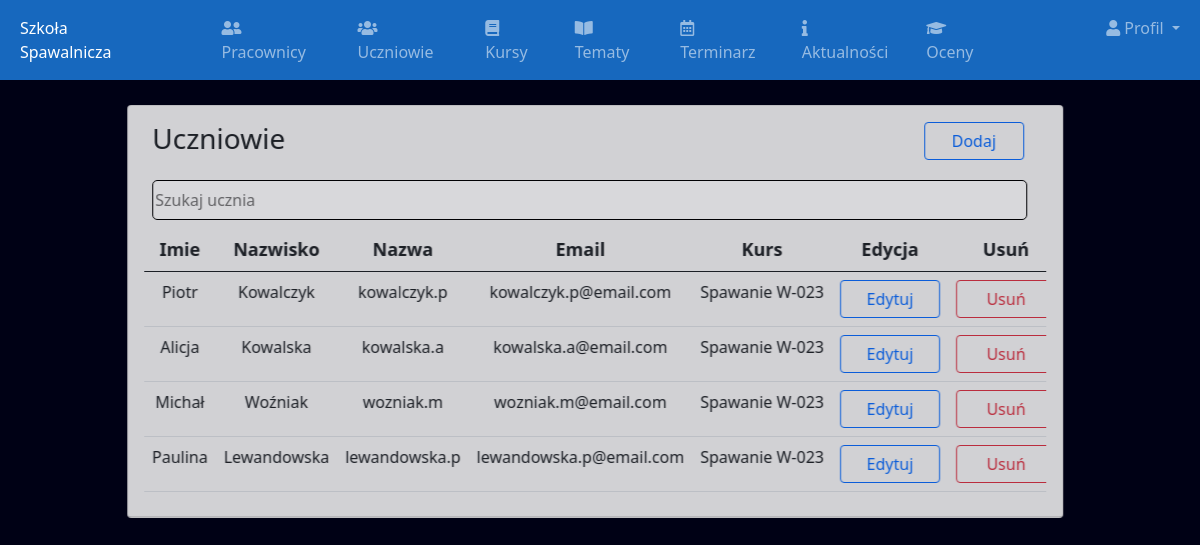
Screenshot of /adminmanagestudents/ (signed in) with the database file from the repository.
### school/models.py (models this page shows)
class Students(models.Model):
    id=models.AutoField(primary_key=True)
    admin=models.OneToOneField(CustomUser,on_delete=models.CASCADE)
    courseid=models.ForeignKey(Courses,on_delete=models.CASCADE)
    coursetimeid=models.ForeignKey(CourseTime, on_delete=models.CASCADE)
    created_at=models.DateTimeField(auto_now_add=True)
    updated_at=models.DateTimeField(auto_now_add=True)
    objects=models.Manager()

class CustomUser(AbstractUser):
    user_type_data=((1,"HOD"),(2,"Staff"),(3,"Student"))
    user_type=models.CharField(default=1, choices=user_type_data,max_length=10)

class Courses(models.Model):
    id=models.AutoField(primary_key=True)
    coursename=models.CharField(max_length=100)
    created_at=models.DateTimeField(auto_now_add=True)
    updated_at=models.DateTimeField(auto_now_add=True)
    objects=models.Manager()

### school/adminviews.py (the view)
# urls.py: path('adminmanagestudents/', adminviews.adminmanagestudents, name="adminmanagestudents"),
def adminmanagestudents(request):
    students=Students.objects.all()
    return render(request,"school/admin/adminmanagestudents.html",{"students":students})

### school/logincheck.py (called while the page is built, shortened)
    def process_view(self,request,view_func,view_args,view_kwargs):
        modulename=view_func.__module__
        user=request.user
        if user.is_authenticated:
            if user.user_type == "1":
                if modulename == "school.adminviews":
                    pass
                elif modulename == "school.views":
                    pass
                else:
                    return HttpResponseRedirect(reverse("adminhome"))
            else:
                modulename == "school.views"
        else:
            if request.path == reverse("loginpage") or request.path == reverse("signin") or modulename == "django.contrib.auth.views" or request.path == reverse("home") or request.path == reverse("contact"):
                pass
            else:
                return HttpResponseRedirect(reverse("loginpage"))

### school/templates/school/admin/adminmanagestudents.html (shortened to what this page needs)
{% extends 'admin/adminbase.html' %}
{% block content %}
<section class="content">
    <div class="container-fluid">
        <div class="row">
            <div class="col-12">
                <div class="card">
                    <div class="card-header">
                        <div class="row">
                            <div class="col-lg-10 text-jusify-left ms-2 my-2">
                                <h3 class="card-title">Uczniowie</h3>
                            </div>
                            <div class="col-lg-1 text-jusify-right my-2">
                                <a href="{% url 'adminaddstudent'  %}" class="button btn btn-outline-primary">Dodaj</a>
                            </div>
                        </div>
                        <input type="text" class="search ms-2 my-2" id="search" onkeyup="mySearch()" placeholder="Szukaj ucznia" title="name">
                    <div class="card-body table-responsive p-0">
                        <table class="table table-hover text-nowrap" id="myTable">
                            <thead class="mtable">
                                <tr style="text-align:center">
                                    <th>Imie</th>
                                    <th>Nazwisko</th>
                                    <th>Nazwa</th>
                                    <th>Email</th>
                                    <th>Kurs</th>
                                    <th>Edycja</th>
                                    <th>Usuń</th>
                                </tr>
                            </thead>
                            <tbody>
                                {% for student in students %}
                                <tr style="text-align:center">
                                    <td>{{ student.admin.first_name }}</td>
                                    <td>{{ student.admin.last_name }}</td>
                                    <td>{{ student.admin.username }}</td>
                                    <td>{{ student.admin.email }}</td>
                                    <td>{{ student.courseid.coursename }}</td>
                                    <td><a href="{% url 'admineditstudent' student_id=student.admin.id %}" class="button btn btn-outline-primary">Edytuj</a></td>
                                    <td><a href="/admindeletestudent/{{ student.admin.id }}" class="button btn btn-outline-danger">Usuń</a></td>
                                </tr>
                                {% endfor %}
                            </tbody>
                        </table>
                    </div>
                </div>
            </div>
        </div>
    </div>
</section>
{% endblock %}

### school/templates/school/admin/adminbase.html (shortened to what this page needs)
{% load static %}
<!DOCTYPE html>
<html lang="en">
<head>
    <link href="https://cdn.jsdelivr.net/npm/bootstrap@5.0.0-beta1/dist/css/bootstrap.min.css" rel="stylesheet"/>
    <link rel="stylesheet" href="https://cdnjs.cloudflare.com/ajax/libs/font-awesome/5.15.2/css/all.min.css" />
</head>
<body>
    <div>
    {% include 'admin/adminnavbar.html' with user=user %}
    {% block content%}
    {% endblock %}
    </div>
</body>
</html>

### school/templates/school/admin/adminnavbar.html (shortened to what this page needs)
<nav class="navbar navbar-expand-lg navbar-dark">
    <div class="container-fluid">
        <div class="collapse navbar-collapse" id="navbarNav">
            <ul class="navbar-nav">
                <li class="nav-item me-5">
                    {% url 'adminhome' as adminhome %}
                    <a class="nav-link active" aria-current="page" href="{{ adminhome }}">Szkoła Spawalnicza</a>
                </li>
                <li class="nav-item me-3">
                    {% url 'adminmanagestaff' as adminmanagestaff %}
                    <a class="nav-link" href="{{ adminmanagestaff }}">
                        <i class="fas fa-user-friends me-1"></i>Pracownicy</a>
                </li>
                <li class="nav-item me-3">
                    {% url 'adminmanagestudents' as adminmanagestudents %}
                    <a class="nav-link" href="{{ adminmanagestudents }}">
                        <i class="fas fa-users me-1"></i>Uczniowie</a>
                </li>
                <li class="nav-item me-3">
                    {% url 'adminmanagecourses' as adminmanagecourses %}
                    <a class="nav-link" href="{{ adminmanagecourses }}">
                        <i class="fas fa-book me-1"></i>Kursy</a>
                </li>
                <li class="nav-item me-3">
                    {% url 'adminmanagesubjects' as adminmanagesubjects %}
                    <a class="nav-link" href="{{ adminmanagesubjects }}">
                        <i class="fas fa-book-open me-1"></i>Tematy</a>
                </li>
                <li class="nav-item me-3">
                    {% url 'adminmanagetime' as adminmanagetime %}
                    <a class="nav-link" href="{{ adminmanagetime }}">
                        <i class="far fa-calendar-alt me-1"></i>Terminarz</a>
                </li>
                <li class="nav-item me-3">
                    {% url 'adminmanageinformations' as adminmanageinformations %}
                    <a class="nav-link" href="{{ adminmanageinformations }}">
                        <i class="fas fa-info me-1"></i>Aktualności</a>
                </li>
                <li class="nav-item me-5">
                    {% url 'adminmanageresults' as adminmanageresults %}
                    <a class="nav-link" href="{{ adminmanageresults }}">
                        <i class="fas fa-graduation-cap me-1"></i>Oceny</a>
                </li>
                <li class="nav-item dropdown ms-5">
                    <a class="nav-link dropdown-toggle" href="#" id="navbarDropdown" role="button" data-bs-toggle="dropdown" aria-expanded="false">
                        <i class="fas fa-user me-1"></i>Profil
                    </a>
                </li>
            </ul>
        </div>
    </div>
</nav>

### school/templates/school/admin/adminbase.html (style rules this page uses)
body { background: #000115; }

### school/templates/school/admin/adminnavbar.html (style rules this page uses)
.navbar.navbar-expand-lg.navbar-dark { background: #1768be; }

### school/templates/school/admin/adminmanagestudents.html (style rules this page uses)
.content { width: 80%; top: 200px; left: 45%; transform: translate(12%, 25px); opacity: 85%; }
.button { width: 100px; height: 25x; }
.search { width: 97%; height: 40px; border: none; border:solid 1px #000000; border-radius: 5px; }
.mtable { font-size: 18px; }

### rows the page displays
Students: admin.first_name "Piotr", admin.last_name "Kowalczyk", admin.username "kowalczyk.p", admin.email "kowalczyk.p@email.com", courseid.coursename "Spawanie W-023"
Students: admin.first_name "Alicja", admin.last_name "Kowalska", admin.username "kowalska.a", admin.email "kowalska.a@email.com", courseid.coursename "Spawanie W-023"
Students: admin.first_name "Michał", admin.last_name "Woźniak", admin.username "wozniak.m", admin.email "wozniak.m@email.com", courseid.coursename "Spawanie W-023"
Students: admin.first_name "Paulina", admin.last_name "Lewandowska", admin.username "lewandowska.p", admin.email "lewandowska.p@email.com", courseid.coursename "Spawanie W-023"
